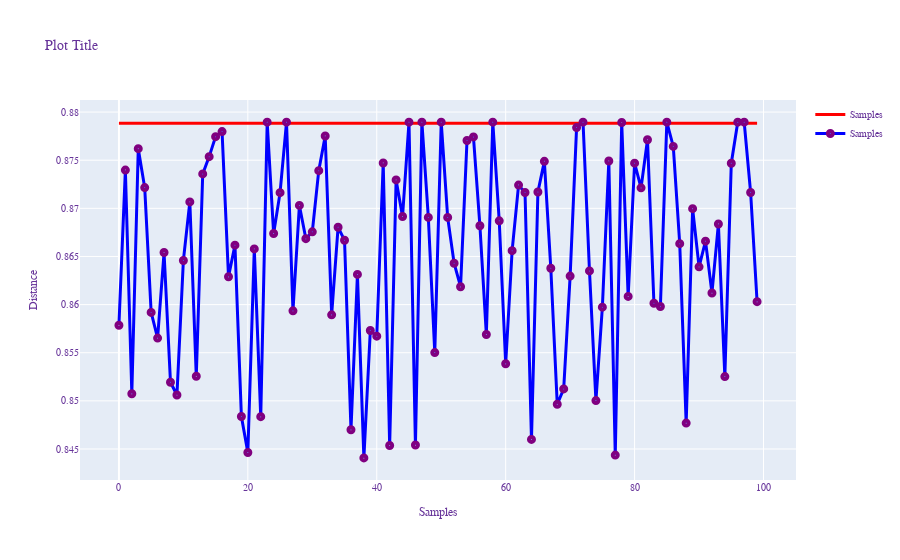

Source (notebook cell):
### Code cell
# -*- coding: utf-8 -*-
"""
An example for SVDD model fitting with negataive samples
"""
import sys
sys.path.append("C:/Users/USER/Documents/Jupyter Notebook/public_procurement/Project_02_15\SVDD-Python-master/")
import numpy as np
from src.BaseSVDD import BaseSVDD

# create 100 points with 2 dimensions
n = 100
dim = 2
X = np.r_[np.random.randn(n, dim)]

# svdd object using rbf kernel
svdd = BaseSVDD(C=0.9, gamma=0.3, kernel='rbf', display='on')

# fit the SVDD model
svdd.fit(X)

# predict the label
y_predict = svdd.predict(X)

# plot the boundary
svdd.plot_boundary(X)

# plot the distance
radius = svdd.radius
distance = svdd.get_distance(X)
svdd.plot_distance(radius, distance)
